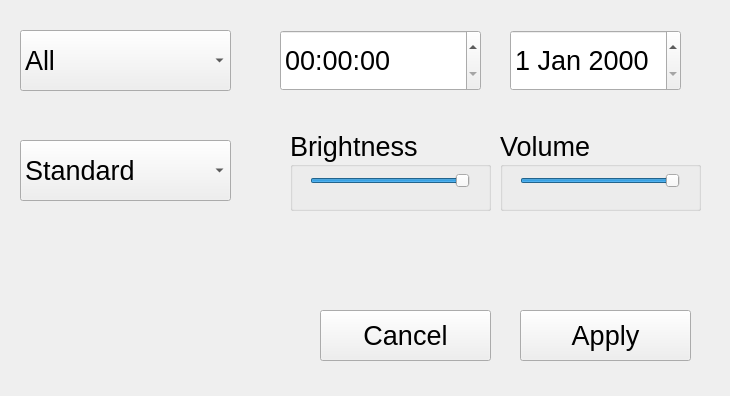
<?xml version="1.0" encoding="UTF-8"?>
<ui version="4.0">
 <class>options</class>
 <widget class="QWidget" name="options">
  <property name="geometry">
   <rect>
    <x>0</x>
    <y>0</y>
    <width>730</width>
    <height>396</height>
   </rect>
  </property>
  <property name="windowTitle">
   <string>Form</string>
  </property>
  <widget class="QGroupBox" name="brightness">
   <property name="geometry">
    <rect>
     <x>290</x>
     <y>130</y>
     <width>201</width>
     <height>81</height>
    </rect>
   </property>
   <property name="font">
    <font>
     <pointsize>20</pointsize>
    </font>
   </property>
   <property name="title">
    <string>Brightness</string>
   </property>
   <widget class="QSlider" name="brightness_slider">
    <property name="geometry">
     <rect>
      <x>20</x>
      <y>40</y>
      <width>160</width>
      <height>22</height>
     </rect>
    </property>
    <property name="minimum">
     <number>15</number>
    </property>
    <property name="maximum">
     <number>200</number>
    </property>
    <property name="value">
     <number>200</number>
    </property>
    <property name="sliderPosition">
     <number>200</number>
    </property>
    <property name="tracking">
     <bool>true</bool>
    </property>
    <property name="orientation">
     <enum>Qt::Horizontal</enum>
    </property>
    <property name="tickPosition">
     <enum>QSlider::NoTicks</enum>
    </property>
   </widget>
  </widget>
  <widget class="QTimeEdit" name="timeEdit">
   <property name="geometry">
    <rect>
     <x>280</x>
     <y>30</y>
     <width>201</width>
     <height>61</height>
    </rect>
   </property>
   <property name="font">
    <font>
     <pointsize>20</pointsize>
    </font>
   </property>
  </widget>
  <widget class="QComboBox" name="default_page">
   <property name="geometry">
    <rect>
     <x>20</x>
     <y>30</y>
     <width>211</width>
     <height>61</height>
    </rect>
   </property>
   <property name="font">
    <font>
     <pointsize>20</pointsize>
    </font>
   </property>
   <item>
    <property name="text">
     <string>All</string>
    </property>
   </item>
   <item>
    <property name="text">
     <string>Living Room</string>
    </property>
   </item>
   <item>
    <property name="text">
     <string>Kitchen</string>
    </property>
   </item>
  </widget>
  <widget class="QGroupBox" name="volume">
   <property name="geometry">
    <rect>
     <x>500</x>
     <y>130</y>
     <width>201</width>
     <height>81</height>
    </rect>
   </property>
   <property name="font">
    <font>
     <pointsize>20</pointsize>
    </font>
   </property>
   <property name="title">
    <string>Volume</string>
   </property>
   <widget class="QSlider" name="volume_slider">
    <property name="geometry">
     <rect>
      <x>20</x>
      <y>40</y>
      <width>160</width>
      <height>22</height>
     </rect>
    </property>
    <property name="minimum">
     <number>0</number>
    </property>
    <property name="maximum">
     <number>100</number>
    </property>
    <property name="singleStep">
     <number>1</number>
    </property>
    <property name="pageStep">
     <number>10</number>
    </property>
    <property name="value">
     <number>100</number>
    </property>
    <property name="orientation">
     <enum>Qt::Horizontal</enum>
    </property>
   </widget>
  </widget>
  <widget class="QPushButton" name="apply_button">
   <property name="geometry">
    <rect>
     <x>520</x>
     <y>310</y>
     <width>171</width>
     <height>51</height>
    </rect>
   </property>
   <property name="font">
    <font>
     <pointsize>20</pointsize>
    </font>
   </property>
   <property name="text">
    <string>Apply</string>
   </property>
  </widget>
  <widget class="QDateEdit" name="dateEdit">
   <property name="geometry">
    <rect>
     <x>510</x>
     <y>30</y>
     <width>171</width>
     <height>61</height>
    </rect>
   </property>
   <property name="font">
    <font>
     <pointsize>20</pointsize>
    </font>
   </property>
  </widget>
  <widget class="QPushButton" name="pushButton">
   <property name="geometry">
    <rect>
     <x>320</x>
     <y>310</y>
     <width>171</width>
     <height>51</height>
    </rect>
   </property>
   <property name="font">
    <font>
     <pointsize>20</pointsize>
    </font>
   </property>
   <property name="text">
    <string>Cancel</string>
   </property>
  </widget>
  <widget class="QComboBox" name="defaultMode">
   <property name="geometry">
    <rect>
     <x>20</x>
     <y>140</y>
     <width>211</width>
     <height>61</height>
    </rect>
   </property>
   <property name="font">
    <font>
     <pointsize>20</pointsize>
    </font>
   </property>
   <property name="editable">
    <bool>false</bool>
   </property>
   <property name="currentIndex">
    <number>0</number>
   </property>
   <item>
    <property name="text">
     <string>Standard</string>
    </property>
   </item>
   <item>
    <property name="text">
     <string>Guest</string>
    </property>
   </item>
   <item>
    <property name="text">
     <string>Admin</string>
    </property>
   </item>
  </widget>
 </widget>
 <resources/>
 <connections>
  <connection>
   <sender>defaultMode</sender>
   <signal>currentIndexChanged(int)</signal>
   <receiver>options</receiver>
   <slot>show()</slot>
   <hints>
    <hint type="sourcelabel">
     <x>113</x>
     <y>167</y>
    </hint>
    <hint type="destinationlabel">
     <x>110</x>
     <y>242</y>
    </hint>
   </hints>
  </connection>
 </connections>
</ui>
